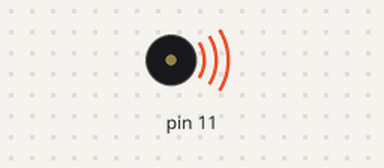
Bench run of a sketch on a simulated Arduino Uno, built with avr-gcc and run on an emulated ATmega328P. Parts: buzzer (waves = sounding). EEPROM starts erased; what the sketch prints to the serial monitor is not drawn.

Above: at 1.1 s.
At 4.5 s:
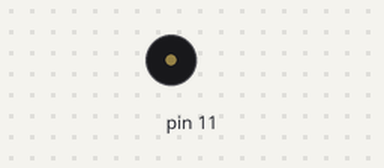
Timing chart, 0 to 6.0 s (numbered marks = the images above):
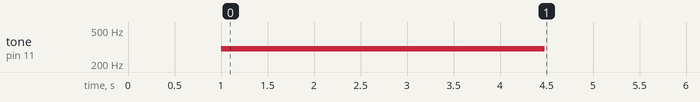

The sketch:

clear_eeprom.ino
```cpp
#include <EEPROM.h>

void setup() {
  Serial.begin(9600);
  delay(1000);

  Serial.print("EEPROM length: ");
  Serial.println(EEPROM.length());

  tone(11, 300);

  for (int i = 0; i < EEPROM.length(); ++i) {
    EEPROM.write(i, 0);
  }

  noTone(11);
}

void loop() {

}
```
